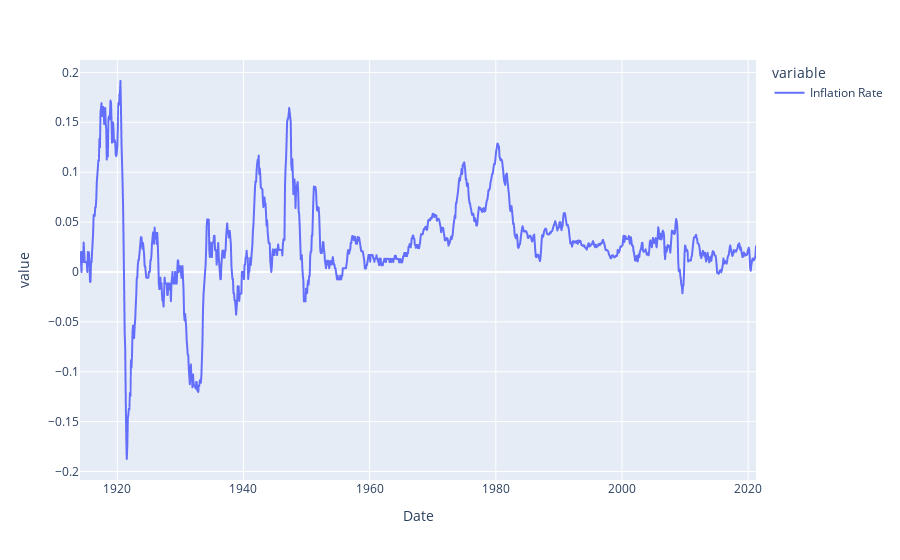

The notebook cell this image was saved under:
### Code cell
plot = px.line(inflation_rate)
plot

### Figure 1 — Plotly figure (JSON) as saved in the notebook; plotly's stock layout.template omitted (floating-point values rounded to 4 significant figures; data arrays with more than 128 entries replaced by an {"elided": "..."} marker saying what was removed)
{"data": [{"hovertemplate": "variable=Inflation Rate<br>Date=%{x}<br>value=%{y}<extra></extra>", "legendgroup": "Inflation Rate", "line": {"color": "#636efa", "dash": "solid"}, "mode": "lines", "name": "Inflation Rate", "showlegend": true, "type": "scattergl", "x": {"elided": "1287 str values"}, "xaxis": "x", "y": {"elided": "1287 float values"}, "yaxis": "y"}], "layout": {"autosize": true, "legend": {"title": {"text": "variable"}, "tracegroupgap": 0}, "margin": {"t": 60}, "xaxis": {"anchor": "y", "autorange": true, "domain": [0, 1], "range": ["1914-01-31", "2021-03-31"], "title": {"text": "Date"}, "type": "date"}, "yaxis": {"anchor": "x", "autorange": true, "domain": [0, 1], "range": [-0.2085, 0.2124], "title": {"text": "value"}, "type": "linear"}}}
